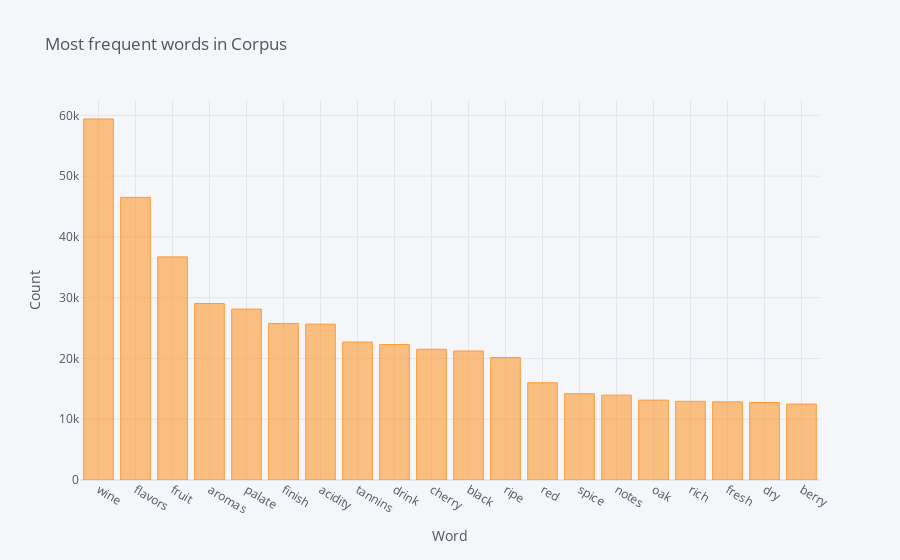

Notebook cell for this chart:
### Code cell
words_df.set_index('word').wordCount.head(20).iplot(kind = 'bar', title = 'Most frequent words in Corpus', yTitle = 'Count', xTitle = 'Word')

### Figure 1 — Plotly figure (JSON) as saved in the notebook; plotly's stock layout.template omitted (floating-point values rounded to 4 significant figures)
{"data": [{"marker": {"color": "rgba(255, 153, 51, 0.6)", "line": {"color": "rgba(255, 153, 51, 1.0)", "width": 1}}, "name": "wordCount", "orientation": "v", "text": "", "type": "bar", "x": ["wine", "flavors", "fruit", "aromas", "palate", "finish", "acidity", "tannins", "drink", "cherry", "black", "ripe", "red", "spice", "notes", "oak", "rich", "fresh", "dry", "berry"], "y": [59400, 46512, 36711, 29036, 28129, 25758, 25639, 22691, 22281, 21513, 21227, 20152, 15999, 14199, 13960, 13139, 12949, 12855, 12757, 12504]}], "layout": {"autosize": true, "legend": {"bgcolor": "#F5F6F9", "font": {"color": "#4D5663"}}, "paper_bgcolor": "#F5F6F9", "plot_bgcolor": "#F5F6F9", "title": {"font": {"color": "#4D5663"}, "text": "Most frequent words in Corpus"}, "xaxis": {"autorange": true, "gridcolor": "#E1E5ED", "range": [-0.5, 19.5], "showgrid": true, "tickfont": {"color": "#4D5663"}, "title": {"font": {"color": "#4D5663"}, "text": "Word"}, "type": "category", "zerolinecolor": "#E1E5ED"}, "yaxis": {"autorange": true, "gridcolor": "#E1E5ED", "range": [0, 62530.0], "showgrid": true, "tickfont": {"color": "#4D5663"}, "title": {"font": {"color": "#4D5663"}, "text": "Count"}, "type": "linear", "zerolinecolor": "#E1E5ED"}}}
